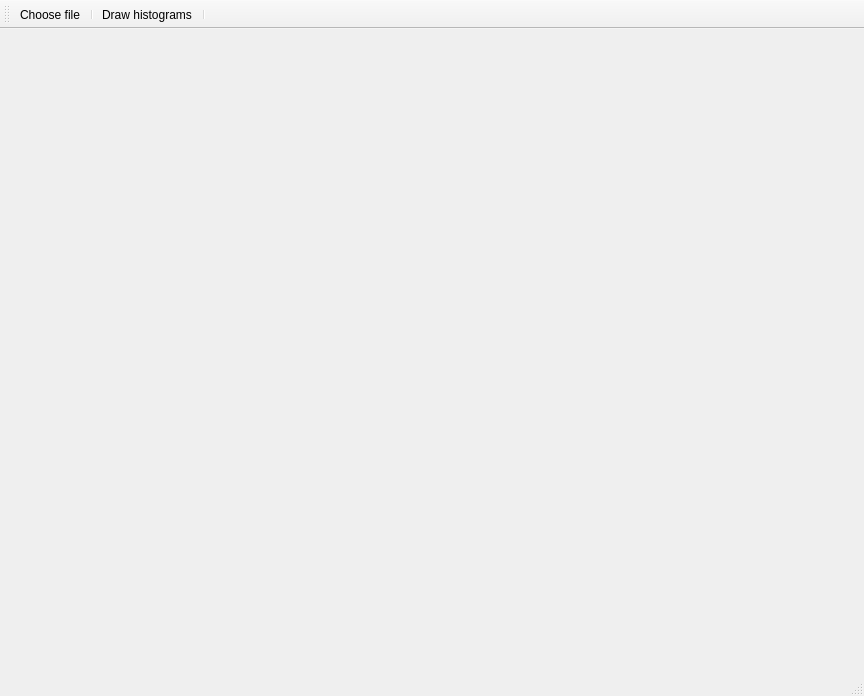
<?xml version="1.0" encoding="UTF-8"?>
<ui version="4.0">
 <class>MainWindow</class>
 <widget class="QMainWindow" name="MainWindow">
  <property name="geometry">
   <rect>
    <x>0</x>
    <y>0</y>
    <width>864</width>
    <height>696</height>
   </rect>
  </property>
  <property name="windowTitle">
   <string>MainWindow</string>
  </property>
  <widget class="QWidget" name="centralWidget">
   <widget class="QLabel" name="image">
    <property name="geometry">
     <rect>
      <x>10</x>
      <y>10</y>
      <width>451</width>
      <height>611</height>
     </rect>
    </property>
    <property name="styleSheet">
     <string notr="true"/>
    </property>
    <property name="text">
     <string/>
    </property>
   </widget>
   <widget class="QLabel" name="histogram">
    <property name="geometry">
     <rect>
      <x>480</x>
      <y>10</y>
      <width>371</width>
      <height>611</height>
     </rect>
    </property>
    <property name="styleSheet">
     <string notr="true"/>
    </property>
    <property name="text">
     <string/>
    </property>
   </widget>
  </widget>
  <widget class="QMenuBar" name="menuBar">
   <property name="geometry">
    <rect>
     <x>0</x>
     <y>0</y>
     <width>864</width>
     <height>21</height>
    </rect>
   </property>
  </widget>
  <widget class="QToolBar" name="mainToolBar">
   <attribute name="toolBarArea">
    <enum>TopToolBarArea</enum>
   </attribute>
   <attribute name="toolBarBreak">
    <bool>false</bool>
   </attribute>
   <addaction name="loadImgBtn"/>
   <addaction name="separator"/>
   <addaction name="drawHistBtn"/>
   <addaction name="separator"/>
  </widget>
  <widget class="QStatusBar" name="statusBar"/>
  <action name="loadImgBtn">
   <property name="icon">
    <iconset resource="resources.qrc">
     <normaloff>:/images/icons/dir.png</normaloff>:/images/icons/dir.png</iconset>
   </property>
   <property name="text">
    <string>Choose file</string>
   </property>
   <property name="toolTip">
    <string>Choose file</string>
   </property>
  </action>
  <action name="drawHistBtn">
   <property name="icon">
    <iconset resource="resources.qrc">
     <normaloff>:/images/icons/histogram.png</normaloff>:/images/icons/histogram.png</iconset>
   </property>
   <property name="text">
    <string>Draw histograms</string>
   </property>
   <property name="toolTip">
    <string>Draw histograms</string>
   </property>
  </action>
 </widget>
 <layoutdefault spacing="6" margin="11"/>
 <resources>
  <include location="resources.qrc"/>
 </resources>
 <connections/>
</ui>
